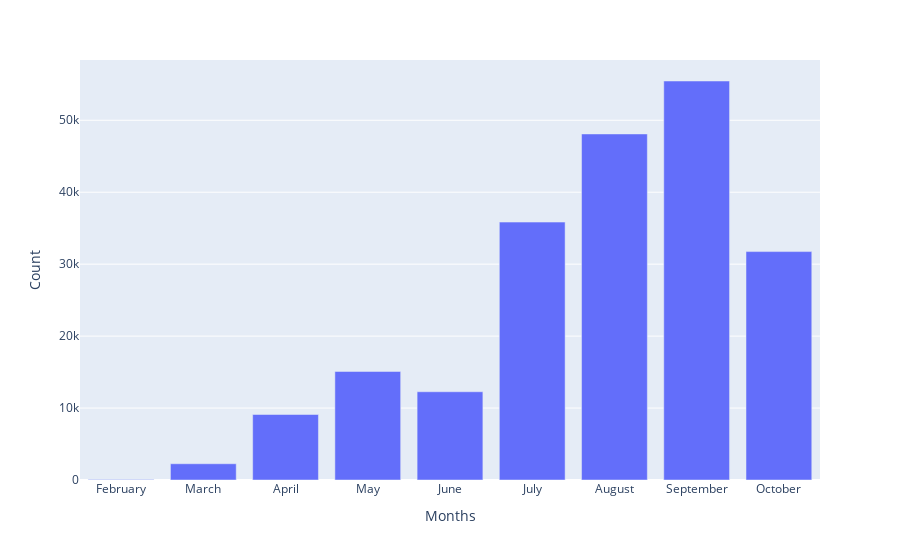

This figure's notebook cell:
### Code cell
plot_monthly_activity()

### Figure 1 — Plotly figure (JSON) as saved in the notebook; plotly's stock layout.template omitted (floating-point values rounded to 4 significant figures)
{"data": [{"alignmentgroup": "True", "hovertemplate": "Months=%{x}<br>Count=%{y}<extra></extra>", "legendgroup": "", "marker": {"color": "#636efa", "pattern": {"shape": ""}}, "name": "", "offsetgroup": "", "orientation": "v", "showlegend": false, "textposition": "auto", "type": "bar", "x": ["February", "March", "April", "May", "June", "July", "August", "September", "October"], "xaxis": "x", "y": [65, 2259, 9102, 15084, 12266, 35849, 48098, 55458, 31748], "yaxis": "y"}], "layout": {"barmode": "relative", "legend": {"tracegroupgap": 0}, "margin": {"t": 60}, "xaxis": {"anchor": "y", "domain": [0, 1], "title": {"text": "Months"}}, "yaxis": {"anchor": "x", "domain": [0, 1], "title": {"text": "Count"}}}}
